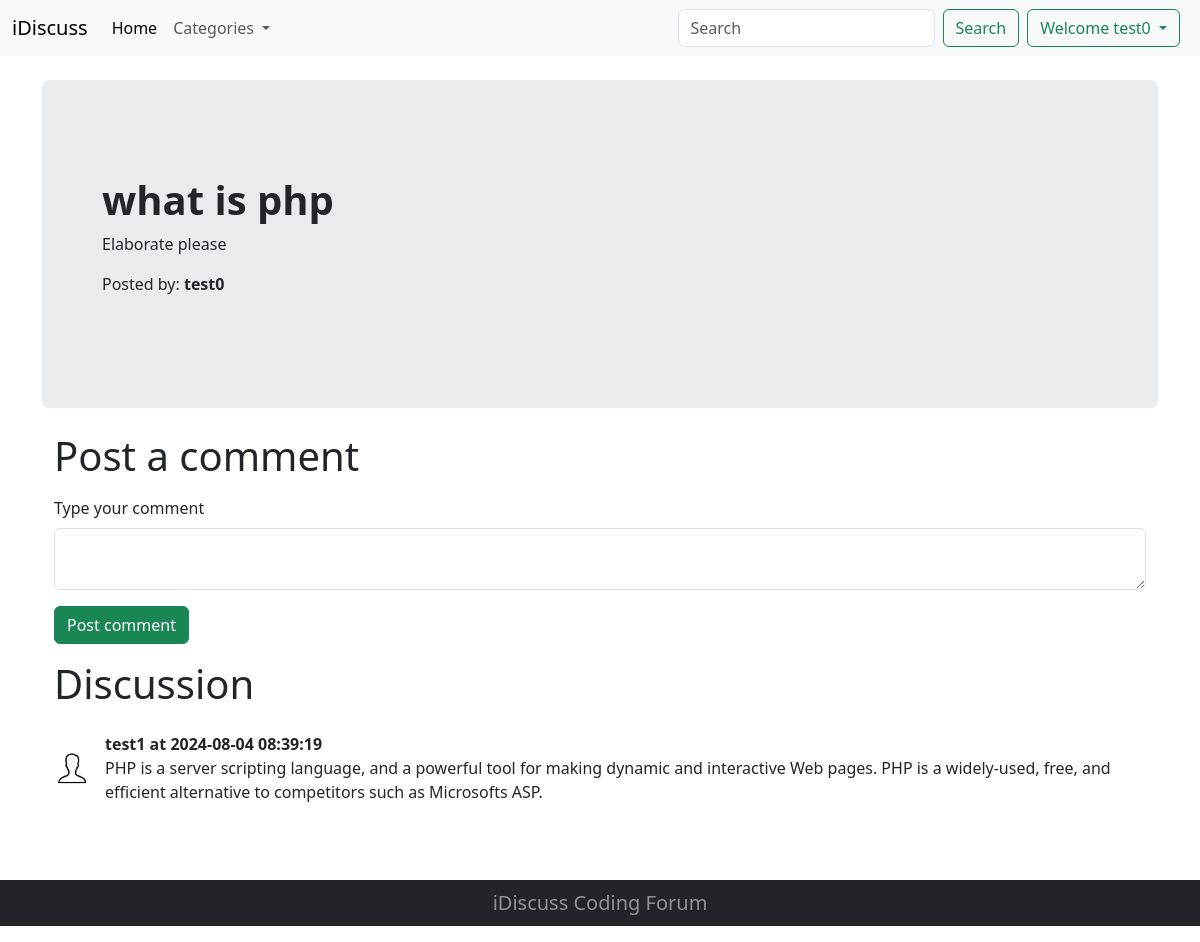
The page /thread.php?th_id=15&askedby=test0 (signed in) on the database its author committed.
### tables this page shows
CREATE TABLE `threads` (
  `thread_id` int(8) NOT NULL,
  `thread_title` varchar(255) NOT NULL,
  `thread_desc` text NOT NULL,
  `thread_cat_id` int(8) NOT NULL,
  `thread_user_id` int(8) NOT NULL,
  `timestamp` datetime NOT NULL DEFAULT current_timestamp()
);

CREATE TABLE `comments` (
  `comment_id` int(8) NOT NULL,
  `comment_content` text NOT NULL,
  `thread_id` int(8) NOT NULL,
  `comment_by` int(8) NOT NULL,
  `comment_time` datetime NOT NULL DEFAULT current_timestamp()
);

CREATE TABLE `users` (
  `sno` int(8) NOT NULL,
  `username` varchar(30) NOT NULL,
  `password` varchar(255) NOT NULL,
  `timestamp` datetime NOT NULL DEFAULT current_timestamp()
);

### thread.php (the view, shortened to what this page needs)
<!doctype html>
<html lang="en">
<head>
    <link href="https://cdn.jsdelivr.net/npm/bootstrap@5.3.3/dist/css/bootstrap.min.css" rel="stylesheet">
</head>
<body>
    <?php
    include "./partials/dbConnection.php";
    include "./partials/header.php";
    ?>
    <div class="container min-vh-100">
        <?php
        $id = $_GET["th_id"];
        $Posted_by = $_GET["askedby"];
        $sql = "SELECT * FROM `threads` WHERE `thread_id`= $id";
        $result = mysqli_query($conn, $sql);
        while ($row = mysqli_fetch_assoc($result)) {
            $title = $row["thread_title"];
            $desc = $row["thread_desc"];
            echo '<div class="p-5 my-4 bg-body-secondary rounded-3">
                        <div class="container-fluid py-5">
                            <h1 class="display-6 fw-bold">'.$title.'</h1>
                            <p class="col-md-8">'.$desc.'</p>
                            <p>Posted by: <span class="fw-bold">'.$Posted_by.'</span></p>
                        </div>
                     </div>';
        }
        ?>
        <div class="container">
        <h1 class="my-3">Post a comment</h1>
        <?php
        if (isset($_SESSION["logedin"]) && $_SESSION["logedin"]==true) {
            echo
            '<form action="'. $_SERVER["REQUEST_URI"].' " method="POST">
                <div class="mb-3">
                    <label for="exampleInputPassword1" class="form-label">Type your comment</label>
                    <textarea class="form-control" id="Ccontent" name="Ccontent"></textarea>
                </div>
                <button type="submit" class="btn btn-success">Post comment</button>
            </form>';
        }else {
            echo'
            <div class="container mb-5">
                <p class="lead"><span class="fw-bold">You are not loggged in.</span>Please login to be able to start comment</p>
            </div>';
        }
        ?>
        </div>
        <div class="container"><h1 class="my-3">Discussion</h1></div>
        <?php
        $id = $_GET["th_id"];
        $sql = "SELECT * FROM `comments` WHERE `thread_id`= $id";
        $result = mysqli_query($conn, $sql);
        while ($row = mysqli_fetch_assoc($result)) {
            $comment_content = $row["comment_content"];
            $comment_by = $row["comment_by"];
            $comment_time = $row["comment_time"];
            $sql2 = "SELECT `username` FROM `users` WHERE `sno` = '$comment_by'";
            $result2 = mysqli_query($conn, $sql2);
            $row2 = mysqli_fetch_assoc($result2);
            echo'<div class="container">
                        <div class="d-flex align-items-center my-4">
                            <div class="flex-shrink-0">
                                <img width="35" src="./images/user.png" alt="user">
                            </div>
                            <div class="flex-grow-1 ms-3">
                                <p class="fw-bold my-0">'.$row2["username"].' at '.$comment_time .'</p>
                                '.$comment_content.'
                            </div>
                        </div>
                </div>';
        }
        ?>
    </div>
    <?php
        include "../Forum/partials/footer.php"
    ?>
</body>
</html>

### rows shown on the page
threads: thread_title "what is php", thread_desc "Elaborate please"
comments: users.username "test1", comment_time "2024-08-04 08:39:19", comment_content "PHP is a server scripting language, and a powerful tool for making dynamic and interactive Web pages. PHP is a widely-used, free, and efficient alternative to competitors such as Microsofts ASP."

### other values the page prints
$_SESSION['username'] "test0"
